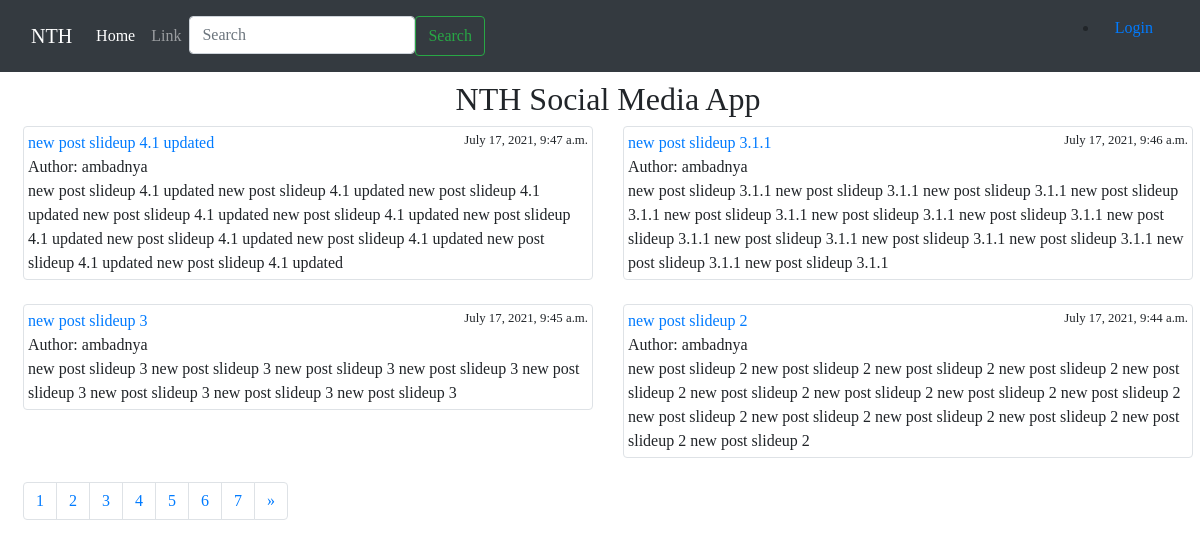
The page / on the database its author committed.
### nthsocialmediaapp/models.py (models this page shows, shortened)
class Post(models.Model):
    title = models.CharField(max_length=100)
    slug = models.SlugField(max_length=100)
    author = models.ForeignKey(User, related_name='posts', on_delete=models.CASCADE)
    body = models.TextField()
    created = models.DateTimeField(auto_now_add=True)
    modified = models.DateTimeField(auto_now=True)
    likes = models.ManyToManyField(User, related_name = 'likes', blank = True)
    def get_absolute_url(self):
        return reverse('post_detail', args=[self.id,self.slug])

### nthsocialmediaapp/views.py (the view)
# urls.py: path('',views.post_list, name= 'post_list'),
def post_list(request):
    post_list = Post.objects.all().order_by('-id')
    query = request.GET.get('query')
    if query:
        post_list = Post.objects.filter(
        Q(title__contains=query)|
        Q(body__contains=query) |
        Q(author__username = query)
        )
    paginator = Paginator(post_list,4)
    page = request.GET.get('page')
    try:
        posts = paginator.page(page)
    except PageNotAnInteger:
        posts = paginator.page(1)
    except EmptyPage:
        posts = paginator.page(paginator.num_pages)
    return render(request,'post_list.html',{'posts':posts})

### templates/post_list.html (shortened to what this page needs)
{% extends 'base.html' %}
{% block content %}
    <h2 class="text-center">NTH Social Media App</h2>
        <div class="row">
          {% for post in posts %}
          <div class="col-md-6">
            <div class="img-thumbnail">
                <a href='{{ post.get_absolute_url }}'>{{ post.title }}</a> <small style='float:right;'>{{ post.created }}</small><br>
                Author: {{ post.author }} <br>
                {{ post.body }}
            </div>
            <br>
          </div>
          {% empty %}
          <div class="container-fluid">
                <h2>No Posts Found Having Search Query {{ request.GET.query }}</h2>
          </div>
          {% endfor %}
        </div>
      <ul class='pagination'>
          {% for p in posts.paginator.page_range %}
          {% if posts.number == p %}
            <li class="page-item">
                <a class="page-link" href="?page={{ p }}">{{ p }}</a>
            </li>
          {% else %}
            <li class="page-item">
                <a class="page-link" href="?page={{ p }}">{{ p }}</a>
            </li>
          {% endif %}
        {% endfor %}
        {% if posts.has_next %}
          <li class="page-item">
                <a class="page-link" href="?page={{ posts.next_page_number }}">&raquo</a>
          </li>
        {% endif %}
      </ul>
{% endblock %}

### templates/base.html (shortened to what this page needs)
<!DOCTYPE html>
<html lang="en">
<head>
    {% include 'cdnlines.html' %}
</head>
<body>
    {% include 'navbar.html' %}
    <div class="container-fluid mt-2 ml-2" >
            {% block content %}
            {% endblock %}
    </div>
</body>
</html>

### templates/cdnlines.html (shortened to what this page needs)
<!DOCTYPE html>
<html lang="en">
<head>
</head>
<body>
    <link rel="stylesheet" href="https://stackpath.bootstrapcdn.com/bootstrap/4.4.1/css/bootstrap.min.css">
</body>
</html>

### templates/navbar.html (shortened to what this page needs)
<!DOCTYPE html>
<html lang="en">
<head>
</head>
<body>
    <nav class="navbar navbar-expand-lg navbar-dark bg-dark">
      <div class="container-fluid">
            <a class="navbar-brand" href="{% url 'post_list' %}">NTH</a>
        <div class="collapse navbar-collapse" id="navbarSupportedContent">
              <ul class="navbar-nav me-auto mb-2 mb-lg-0">
                <li class="nav-item">
                  <a class="nav-link active" aria-current="page" href="#">Home</a>
                </li>
                <li class="nav-item">
                  <a class="nav-link" href="#">Link</a>
                </li>
                  <form class="d-flex">
                    <input class="form-control me-2" type="search" placeholder="Search" aria-label="Search" name=query>
                    <button class="btn btn-outline-success" type="submit">Search</button>
                  </form>
              </ul>
                <ul class='navbar_nav ml-auto'>
                    {% if request.user.is_authenticated %}
                    <li class="nav-item dropdown">
                        <a class="nav-link dropdown-toggle" href="#" id="navbarDropdown" role="button" data-bs-toggle="dropdown" aria-expanded="false">
                            <span>Hi,{{ request.user|capfirst }}</span>
                        </a>
                  <ul class="dropdown-menu" aria-labelledby="navbarDropdown">
                    <li><a class="dropdown-item" href="{% url 'post_create' %}">Create Post</a></li>
                    <li><a class="dropdown-item" href="{% url 'user_logout' %}">Logout</a></li>
                  </ul>
                </li>
                    {% else %}
                    <li class="nav-item ">
                        <a href="{% url 'user_login' %}" class='nav-link'>Login</a>
                    </li>
                    {% endif %}
                </ul>
        </div>
      </div>
    </nav>
</body>
</html>

### templates/post_list.html (style rules this page uses)
html { position: relative; max-height: 100%; }
body { font-family: cursive; }

### rows shown on the page
Post: title "new post slideup 4.1 updated", created "July 17, 2021, 9:47 a.m.", author "ambadnya", body "new post slideup 4.1 updated new post slideup 4.1 updated new post slideup 4.1 updated new post slideup 4.1 updated new post slideup 4.1 updated new post slideup 4.1 updated new post slideup 4.1 updated new post slideup 4.1 updated new post slideup 4.1 updated new post slideup 4.1 updated"
Post: title "new post slideup 3.1.1", created "July 17, 2021, 9:46 a.m.", author "ambadnya", body "new post slideup 3.1.1 new post slideup 3.1.1 new post slideup 3.1.1 new post slideup 3.1.1 new post slideup 3.1.1 new post slideup 3.1.1 new post slideup 3.1.1 new post slideup 3.1.1 new post slideup 3.1.1 new post slideup 3.1.1 new post slideup 3.1.1 new post slideup 3.1.1 new post slideup 3.1.1"
Post: title "new post slideup 3", created "July 17, 2021, 9:45 a.m.", author "ambadnya", body "new post slideup 3 new post slideup 3 new post slideup 3 new post slideup 3 new post slideup 3 new post slideup 3 new post slideup 3 new post slideup 3"
Post: title "new post slideup 2", created "July 17, 2021, 9:44 a.m.", author "ambadnya", body "new post slideup 2 new post slideup 2 new post slideup 2 new post slideup 2 new post slideup 2 new post slideup 2 new post slideup 2 new post slideup 2 new post slideup 2 new post slideup 2 new post slideup 2 new post slideup 2 new post slideup 2 new post slideup 2 new post slideup 2"

### other values the page prints
{{ p }} "1"
{{ p }} "2" "3" "4" "5" "6" "7"
